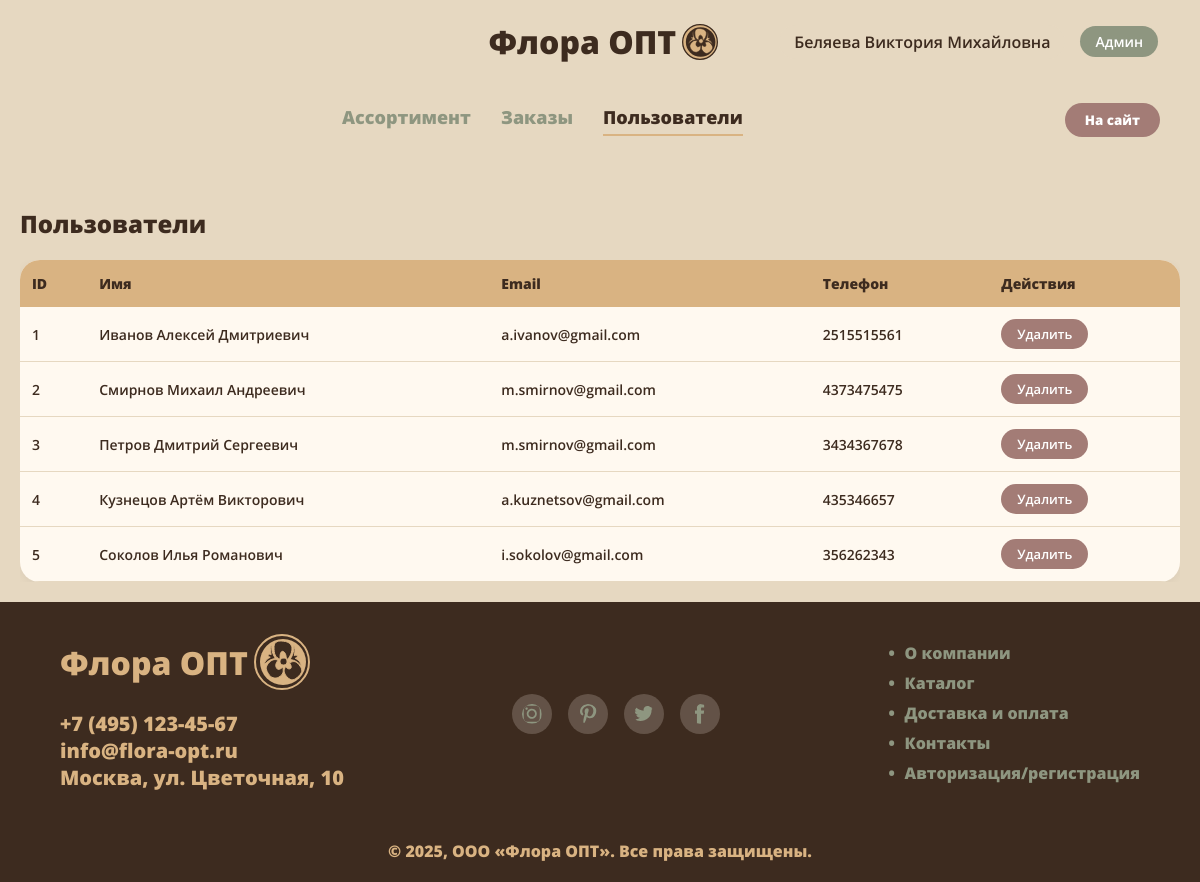
The app's page /index.php?page=admin&tab=users (signed in) with its own data.
### tables this page shows
CREATE TABLE `klient` (
  `id` int NOT NULL,
  `name` varchar(100) NOT NULL,
  `e-mail` varchar(100) NOT NULL,
  `phone` varchar(16) NOT NULL,
  `password` varchar(255) NOT NULL
);

### components/admin.php (the view, shortened to what this page needs)
<?php
require_once __DIR__ . '/../config/db.php';
$userRole = isset($_SESSION['user_role']) ? $_SESSION['user_role'] : '';
$isAdmin = ($userRole == 'админ');
$activeTab = isset($_GET['tab']) ? $_GET['tab'] : ($isAdmin ? 'products' : 'orders');
?>
<div class="admin-header">
    <div class="admin-menu">
        <?php if ($isAdmin): ?>
        <a href="?page=admin&tab=products" class="admin-menu-link <?php echo $activeTab == 'products' ? 'active' : ''; ?>">Ассортимент</a>
        <?php endif; ?>
        <a href="?page=admin&tab=orders" class="admin-menu-link <?php echo $activeTab == 'orders' ? 'active' : ''; ?>">Заказы</a>
        <?php if ($isAdmin): ?>
        <a href="?page=admin&tab=users" class="admin-menu-link <?php echo $activeTab == 'users' ? 'active' : ''; ?>">Пользователи</a>
        <?php endif; ?>
    </div>
    <div class="admin-buttons">
        <button class="admin-home-btn" onclick="window.location.href='index.php'">На сайт</button>
    </div>
</div>
<?php if ($isAdmin && $activeTab == 'users'): ?>
<div class="admin-users-section">
    <h2 class="admin-users-title">Пользователи</h2>
    <?php
    try {
        $clients = $pdo->query("SELECT id, name, `e-mail` as email, phone FROM klient ORDER BY id")->fetchAll();
    } catch (PDOException $e) {
        $clients = [];
    }
    ?>
    <div class="table-wrapper">
        <table class="admin-users-table">
            <thead>
                <tr>
                    <th>ID</th>
                    <th>Имя</th>
                    <th>Email</th>
                    <th>Телефон</th>
                    <th>Действия</th>
                </tr>
            </thead>
            <tbody>
                <?php if (count($clients) > 0): ?>
                    <?php foreach ($clients as $client): ?>
                        <tr>
                            <td><?php echo $client['id']; ?></td>
                            <td><?php echo htmlspecialchars($client['name']); ?></td>
                            <td><?php echo htmlspecialchars($client['email']); ?></td>
                            <td><?php echo htmlspecialchars($client['phone']); ?></td>
                            <td><button class="admin-delete-user" onclick="deleteUser(<?php echo $client['id']; ?>, 'client')">Удалить</button></td>
                        </tr>
                    <?php endforeach; ?>
                <?php else: ?>
                    <tr><td colspan="5" style="text-align: center;">Нет зарегистрированных пользователей</td>\n                <?php endif; ?>
            </tbody>
        </table>
    </div>
</div>
<?php endif; ?>

### css/style.css (style rules this page uses)
* { margin: 0; padding: 0; }
body { max-width: 1920px; margin: 0 auto; overflow-x: hidden; }
:root { --dark-oak: #3d2b1f; --muted-sage: #8e9680; --dusty-mauve: #a37c76; --warm-amber: #d9b382; --vintage-cream: #e6d8c1; --fs-h1: 32px; --fs-h2: 26px; --fs-h3: 20px; --fs-small: 16px; --fs-body: 14px; }
a { color: var(--muted-sage); text-decoration: none; cursor: pointer; }
.admin-header { display: flex; justify-content: space-between; align-items: center; flex-wrap: wrap; gap: 20px; padding: 20px 40px; background-color: #e6d8c1; margin-bottom: 30px; }
.admin-menu { display: flex; gap: 30px; margin: 0 auto; }
.admin-menu-link { font-family: Extra-Bold; color: #8e9680; text-decoration: none; font-size: 18px; transition: color 0.3s ease; }
.admin-menu-link.active { color: #3d2b1f; border-bottom: 2px solid #d9b382; padding-bottom: 5px; }
.admin-buttons { display: flex; gap: 15px; }
.admin-home-btn { background: #a37c76; color: white; border: none; padding: 8px 20px; border-radius: 40px; font-family: Extra-Bold; cursor: pointer; transition: all 0.3s ease; }
.admin-users-section { padding: 20px; margin-top: 20px; }
.admin-users-title { font-family: Extra-Bold; color: #3d2b1f; font-size: 24px; margin-bottom: 20px; }
.table-wrapper { overflow-x: auto; }
.admin-users-table { width: 100%; border-collapse: collapse; background: #fff9f0; border-radius: 20px; overflow: hidden; box-shadow: 0 2px 10px rgba(0, 0, 0, 0.05); }
.admin-users-table th { background: #d9b382; padding: 14px 12px; font-family: Extra-Bold; color: #3d2b1f; text-align: left; font-size: 14px; }
.admin-users-table td { padding: 12px; border-bottom: 1px solid #e6d8c1; font-family: Semi-Bold; color: #3d2b1f; font-size: 14px; }
.admin-delete-user { background: #a37c76; color: white; border: none; padding: 6px 16px; border-radius: 20px; font-family: Semi-Bold; font-size: 13px; cursor: pointer; transition: all 0.3s ease; }

### records on screen
klient: id "1", name "Иванов Алексей Дмитриевич", email "a.ivanov@gmail.com", phone "2515515561"
klient: id "2", name "Смирнов Михаил Андреевич", email "m.smirnov@gmail.com", phone "4373475475"
klient: id "3", name "Петров Дмитрий Сергеевич", email "m.smirnov@gmail.com", phone "3434367678"
klient: id "4", name "Кузнецов Артём Викторович", email "a.kuznetsov@gmail.com", phone "435346657"
klient: id "5", name "Соколов Илья Романович", email "i.sokolov@gmail.com", phone "356262343"

### other values on screen
$_SESSION['user_name'] "Беляева Виктория Михайловна"
$btnText "Админ"
